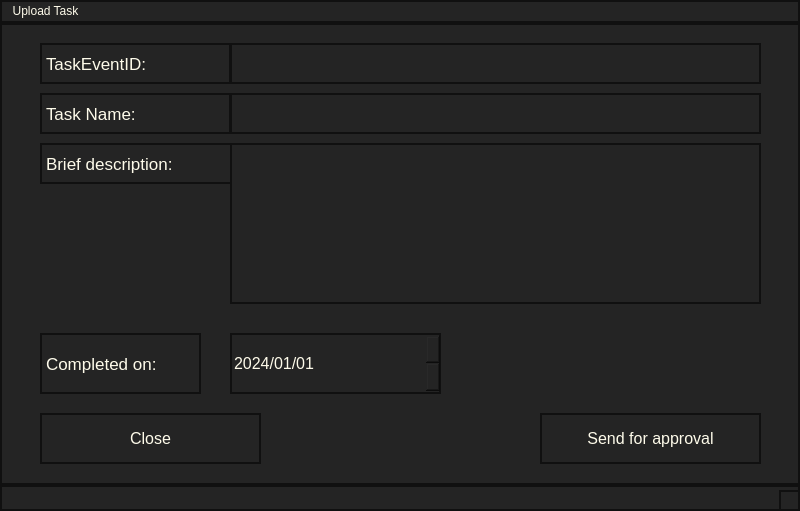
<?xml version="1.0" encoding="UTF-8"?>
<ui version="4.0">
 <class>SendForApproval</class>
 <widget class="QMainWindow" name="SendForApproval">
  <property name="geometry">
   <rect>
    <x>0</x>
    <y>0</y>
    <width>800</width>
    <height>511</height>
   </rect>
  </property>
  <property name="windowTitle">
   <string>MainWindow</string>
  </property>
  <property name="styleSheet">
   <string notr="true">background-color: rgb(36, 36, 36);
color: rgb(254, 251, 234);
border: 2px solid rgb(16, 16, 16);</string>
  </property>
  <widget class="QWidget" name="centralwidget">
   <widget class="QLabel" name="label">
    <property name="geometry">
     <rect>
      <x>40</x>
      <y>70</y>
      <width>191</width>
      <height>41</height>
     </rect>
    </property>
    <property name="font">
     <font>
      <pointsize>13</pointsize>
     </font>
    </property>
    <property name="text">
     <string>Task Name:</string>
    </property>
   </widget>
   <widget class="QLineEdit" name="TaskName">
    <property name="geometry">
     <rect>
      <x>230</x>
      <y>70</y>
      <width>531</width>
      <height>41</height>
     </rect>
    </property>
   </widget>
   <widget class="QLabel" name="label_2">
    <property name="geometry">
     <rect>
      <x>40</x>
      <y>310</y>
      <width>161</width>
      <height>61</height>
     </rect>
    </property>
    <property name="font">
     <font>
      <pointsize>13</pointsize>
     </font>
    </property>
    <property name="text">
     <string>Completed on:</string>
    </property>
   </widget>
   <widget class="QLabel" name="label_3">
    <property name="geometry">
     <rect>
      <x>40</x>
      <y>120</y>
      <width>201</width>
      <height>41</height>
     </rect>
    </property>
    <property name="font">
     <font>
      <pointsize>13</pointsize>
     </font>
    </property>
    <property name="text">
     <string>Brief description:</string>
    </property>
   </widget>
   <widget class="QTextEdit" name="Desc">
    <property name="geometry">
     <rect>
      <x>230</x>
      <y>120</y>
      <width>531</width>
      <height>161</height>
     </rect>
    </property>
   </widget>
   <widget class="QDateEdit" name="CompletedOn">
    <property name="geometry">
     <rect>
      <x>230</x>
      <y>310</y>
      <width>211</width>
      <height>61</height>
     </rect>
    </property>
    <property name="font">
     <font>
      <pointsize>12</pointsize>
     </font>
    </property>
    <property name="displayFormat">
     <string>yyyy/MM/dd</string>
    </property>
    <property name="date">
     <date>
      <year>2024</year>
      <month>1</month>
      <day>1</day>
     </date>
    </property>
   </widget>
   <widget class="QPushButton" name="pushButton">
    <property name="geometry">
     <rect>
      <x>540</x>
      <y>390</y>
      <width>221</width>
      <height>51</height>
     </rect>
    </property>
    <property name="font">
     <font>
      <pointsize>12</pointsize>
     </font>
    </property>
    <property name="text">
     <string>Send for approval</string>
    </property>
   </widget>
   <widget class="QPushButton" name="Close">
    <property name="geometry">
     <rect>
      <x>40</x>
      <y>390</y>
      <width>221</width>
      <height>51</height>
     </rect>
    </property>
    <property name="font">
     <font>
      <pointsize>12</pointsize>
     </font>
    </property>
    <property name="text">
     <string>Close</string>
    </property>
   </widget>
   <widget class="QLabel" name="label_4">
    <property name="geometry">
     <rect>
      <x>40</x>
      <y>20</y>
      <width>191</width>
      <height>41</height>
     </rect>
    </property>
    <property name="font">
     <font>
      <pointsize>13</pointsize>
     </font>
    </property>
    <property name="text">
     <string>TaskEventID:</string>
    </property>
   </widget>
   <widget class="QLineEdit" name="TaskEventID">
    <property name="geometry">
     <rect>
      <x>230</x>
      <y>20</y>
      <width>531</width>
      <height>41</height>
     </rect>
    </property>
   </widget>
  </widget>
  <widget class="QMenuBar" name="menubar">
   <property name="geometry">
    <rect>
     <x>0</x>
     <y>0</y>
     <width>800</width>
     <height>25</height>
    </rect>
   </property>
   <widget class="QMenu" name="menuUpload_Task">
    <property name="title">
     <string>Upload Task</string>
    </property>
   </widget>
   <addaction name="menuUpload_Task"/>
  </widget>
  <widget class="QStatusBar" name="statusbar"/>
 </widget>
 <resources/>
 <connections/>
</ui>
